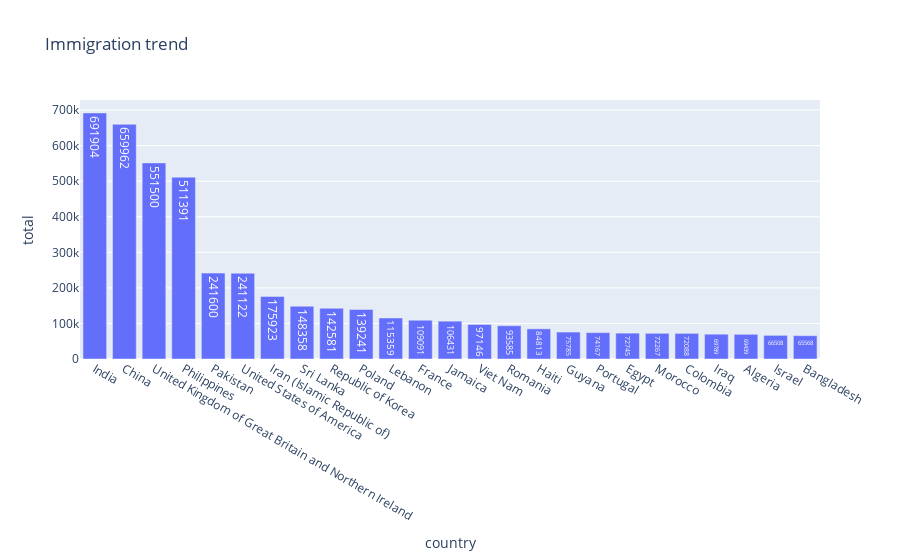

Here is the notebook cell this chart was saved with:
### Code cell
px.bar(df.head(25), x='country', y='total', 
       title="Immigration trend", text='total')

### Figure 1 — Plotly figure (JSON) as saved in the notebook; plotly's stock layout.template omitted (floating-point values rounded to 4 significant figures)
{"data": [{"alignmentgroup": "True", "hovertemplate": "country=%{x}<br>total=%{text}<extra></extra>", "legendgroup": "", "marker": {"color": "#636efa", "pattern": {"shape": ""}}, "name": "", "offsetgroup": "", "orientation": "v", "showlegend": false, "text": [691904, 659962, 551500, 511391, 241600, 241122, 175923, 148358, 142581, 139241, 115359, 109091, 106431, 97146, 93585, 84813, 75785, 74167, 72745, 72267, 72088, 69789, 69439, 66508, 65568], "textposition": "auto", "type": "bar", "x": ["India", "China", "United Kingdom of Great Britain and Northern Ireland", "Philippines", "Pakistan", "United States of America", "Iran (Islamic Republic of)", "Sri Lanka", "Republic of Korea", "Poland", "Lebanon", "France", "Jamaica", "Viet Nam", "Romania", "Haiti", "Guyana", "Portugal", "Egypt", "Morocco", "Colombia", "Iraq", "Algeria", "Israel", "Bangladesh"], "xaxis": "x", "y": [691904, 659962, 551500, 511391, 241600, 241122, 175923, 148358, 142581, 139241, 115359, 109091, 106431, 97146, 93585, 84813, 75785, 74167, 72745, 72267, 72088, 69789, 69439, 66508, 65568], "yaxis": "y"}], "layout": {"barmode": "relative", "legend": {"tracegroupgap": 0}, "title": {"text": "Immigration trend"}, "xaxis": {"anchor": "y", "domain": [0, 1], "title": {"text": "country"}}, "yaxis": {"anchor": "x", "domain": [0, 1], "title": {"text": "total"}}}}
